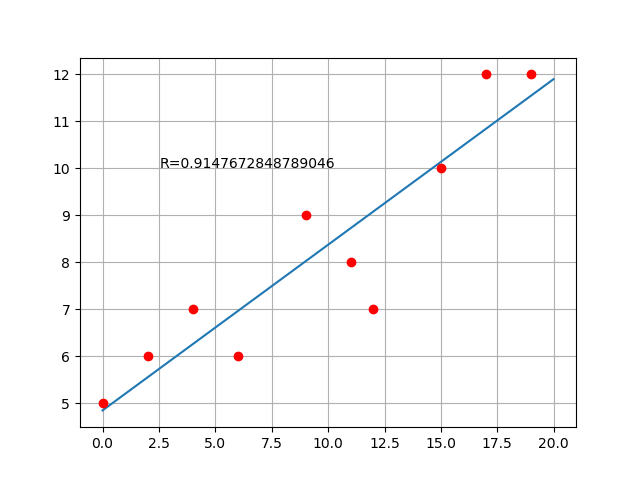

Python code for this plot:
from RegressaoLinear import RegressaoLinear
import matplotlib.pyplot as plt
import math

x=[0,2,4,6,9,11,12,15,17,19]
y=[5,6,7,6,9,8,7,10,12,12]
regressao=RegressaoLinear(x,y)
abcissas=[]
ordenadas=[]
for i in range(0,2000):
	abcissas.append(i/100)
	ordenadas.append(regressao.funcao(i/100))
plt.plot(abcissas,ordenadas)
plt.plot(x,y,'ro',linewidth=3.0)
plt.text(2.51,10,"R={}".format(regressao.r))
print(regressao.r)
print(regressao.residuos_normalizados())
plt.grid(True)
plt.show()
